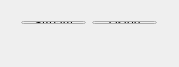
<?xml version="1.0" encoding="UTF-8"?>
<ui version="4.0">
 <class>audiostreamClass</class>
 <widget class="QMainWindow" name="audiostreamClass">
  <property name="geometry">
   <rect>
    <x>0</x>
    <y>0</y>
    <width>179</width>
    <height>67</height>
   </rect>
  </property>
  <property name="windowTitle">
   <string>audiostream</string>
  </property>
  <widget class="QWidget" name="centralWidget">
   <widget class="QWidget" name="">
    <property name="geometry">
     <rect>
      <x>10</x>
      <y>10</y>
      <width>158</width>
      <height>25</height>
     </rect>
    </property>
    <layout class="QGridLayout" name="gridLayout">
     <item row="0" column="0">
      <widget class="QPushButton" name="buttonStream">
       <property name="text">
        <string>Stream</string>
       </property>
      </widget>
     </item>
     <item row="0" column="1">
      <widget class="QPushButton" name="buttonListen">
       <property name="text">
        <string>Listen</string>
       </property>
      </widget>
     </item>
    </layout>
   </widget>
  </widget>
  <widget class="QMenuBar" name="menuBar">
   <property name="geometry">
    <rect>
     <x>0</x>
     <y>0</y>
     <width>179</width>
     <height>21</height>
    </rect>
   </property>
  </widget>
 </widget>
 <layoutdefault spacing="6" margin="11"/>
 <resources>
  <include location="audiostream.qrc"/>
 </resources>
 <connections/>
</ui>
